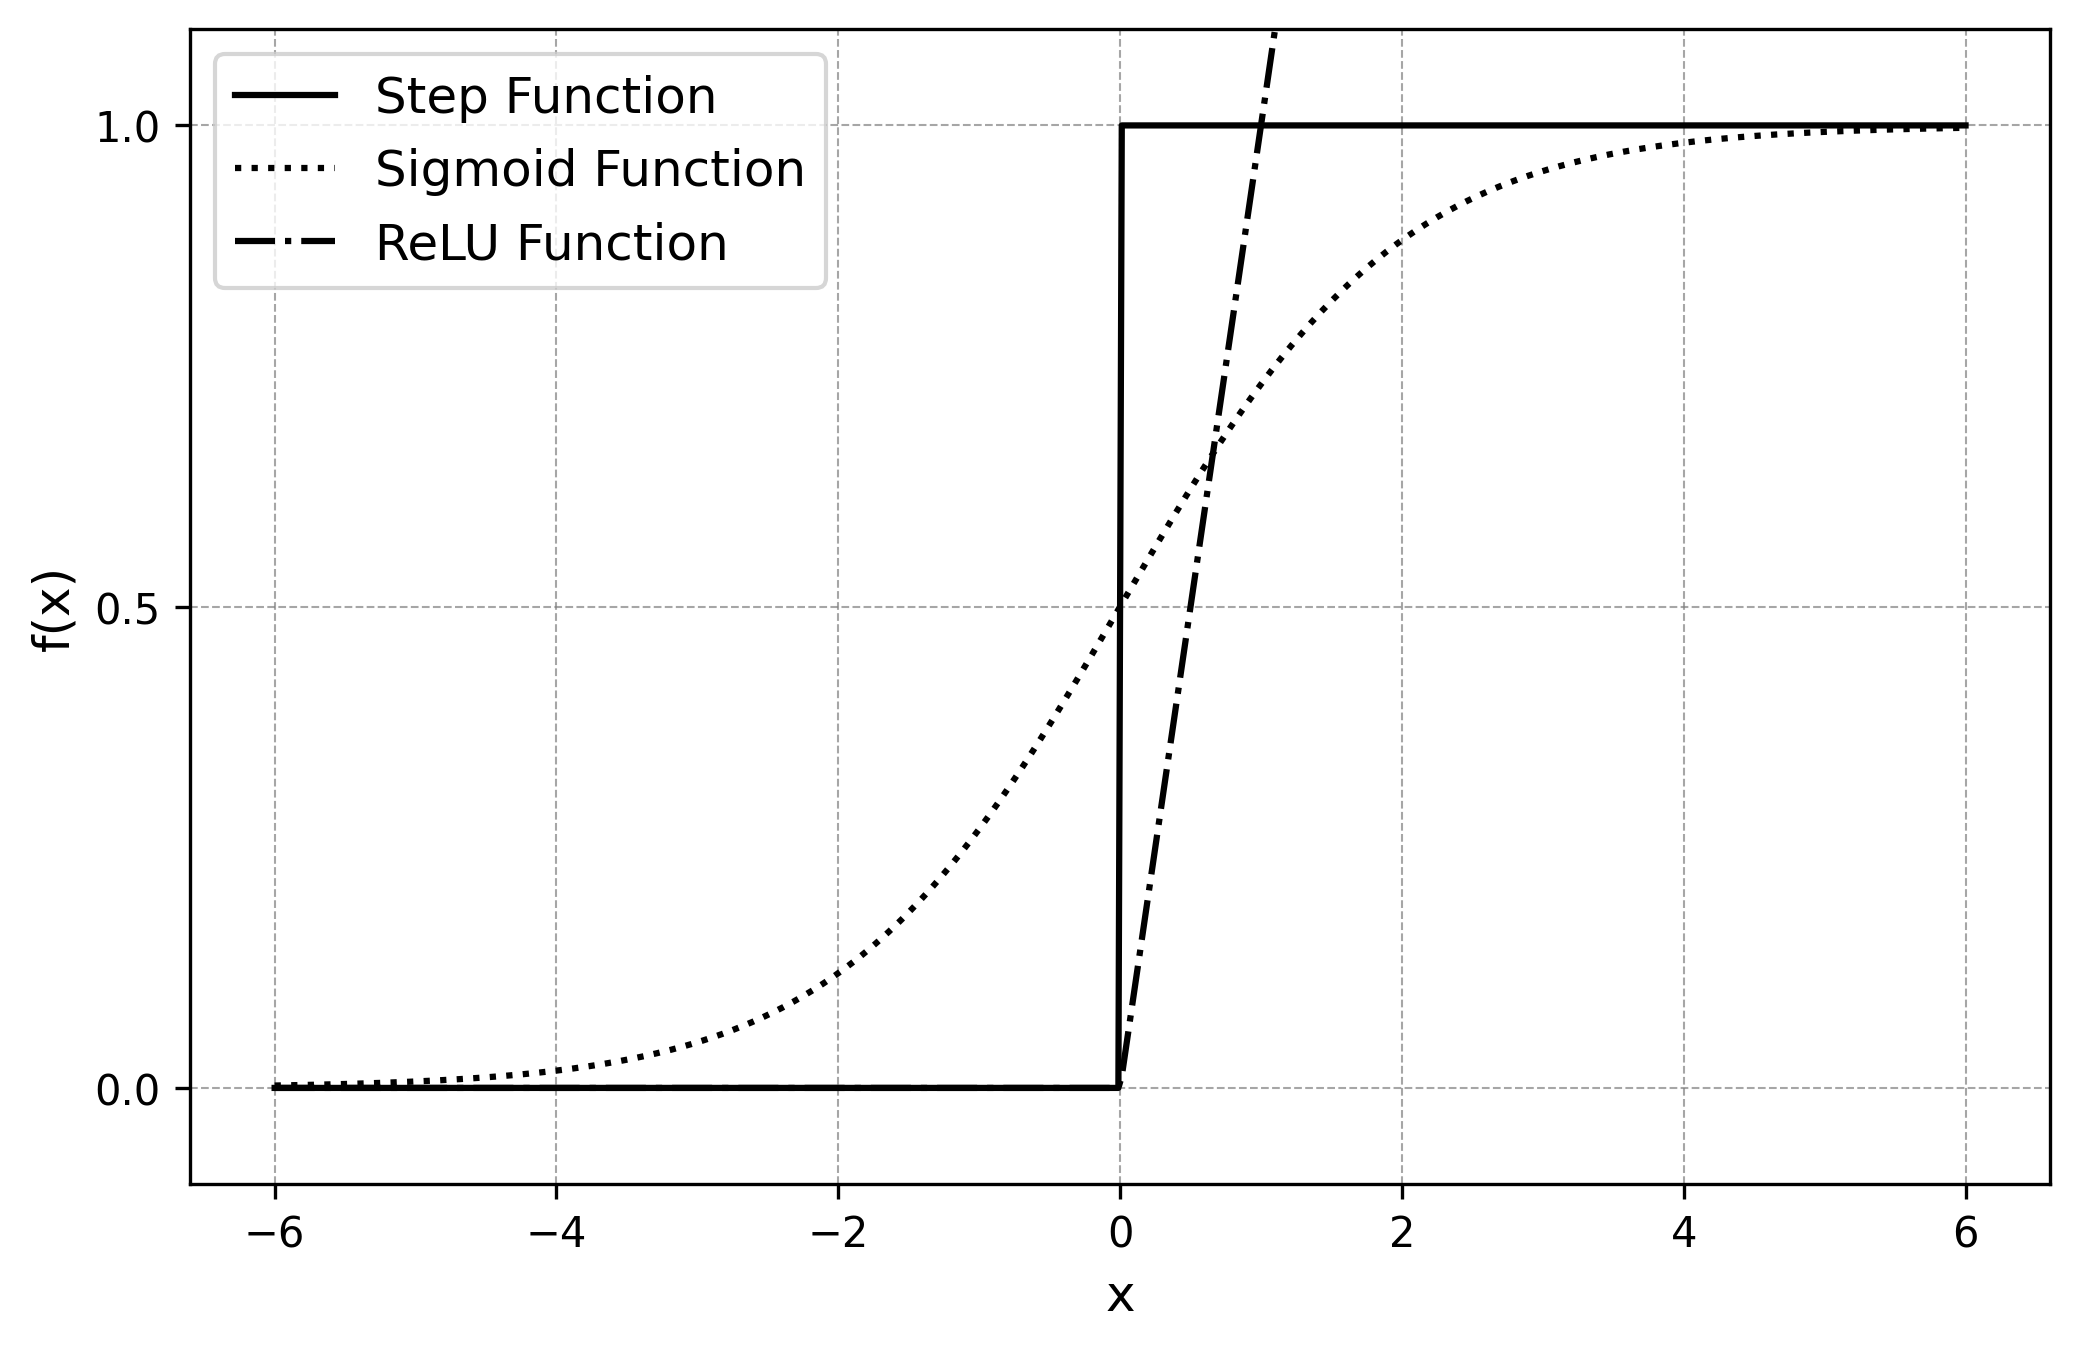

This figure's Python source:
import numpy as np
import matplotlib.pyplot as plt

# Define the step function
def step_function(x):
    return np.where(x >= 0, 1, 0)

# Define the sigmoid function
def sigmoid_function(x):
    return 1 / (1 + np.exp(-x))

# Define the ReLU function
def relu_function(x):
    return np.maximum(0, x)

# Generate x values
x = np.linspace(-6, 6, 500)

# Compute y values for all functions
y_step = step_function(x)
y_sigmoid = sigmoid_function(x)
y_relu = relu_function(x)

# Create the plot
plt.figure(figsize=(8, 5))
plt.plot(x, y_step, label="Step Function", color="black")
plt.plot(x, y_sigmoid, linestyle="dotted", label="Sigmoid Function", color="black")
plt.plot(x, y_relu, linestyle="dashdot", label="ReLU Function", color="black")

# Add labels, legend, and grid
plt.xlabel("x", fontsize=12)
plt.ylabel("f(x)", fontsize=12)
plt.legend(fontsize=12)
plt.grid(color="gray", linestyle="--", linewidth=0.5, alpha=0.7)

# Set y-ticks to -1, 0, and 1
plt.yticks([0, 0.5, 1])
plt.ylim(-0.1, 1.1)

# Save the plot as a PNG file
plt.savefig("activation_functions.png", dpi=300, bbox_inches="tight")